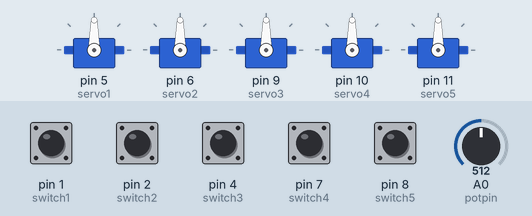
This sketch was run on a simulated Arduino Uno, built with avr-gcc and run on an emulated ATmega328P. Parts: 5 × servo. The inputs (shaded band) are chosen by the test bench; at power-on: pin 1 (switch1), pin 2 (switch2), pin 4 (switch3), pin 7 (switch4), pin 8 (switch5) LOW, A0 (potpin) = 512.

Above: at 1.2 s.
1.3 s: pin 1 (switch1) pulled HIGH for 0.15 s
At 2.2 s:
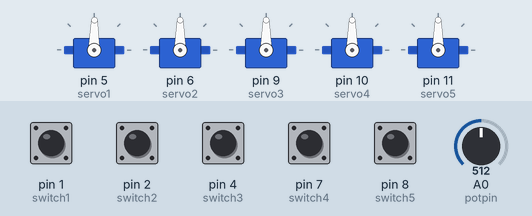
2.9 s: pin 2 (switch2) pulled HIGH for 0.15 s
At 3.5 s:
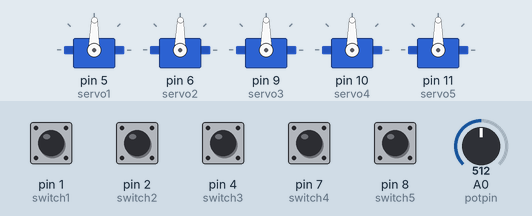
4.5 s: pin 4 (switch3) pulled HIGH for 0.15 s
At 5.7 s:
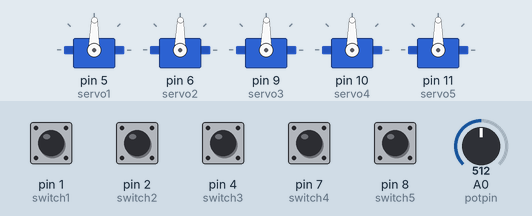
6.1 s: pin 7 (switch4) pulled HIGH for 0.15 s
At 7.1 s:
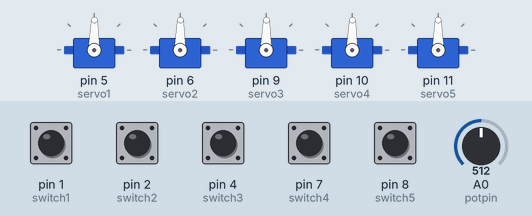
7.7 s: pin 8 (switch5) pulled HIGH for 0.15 s
At 8.3 s:
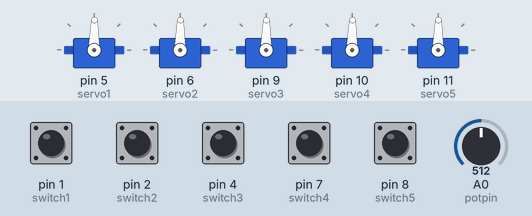
Timing chart, 0 to 10.3 s (numbered marks = the images above; inputs shaded):
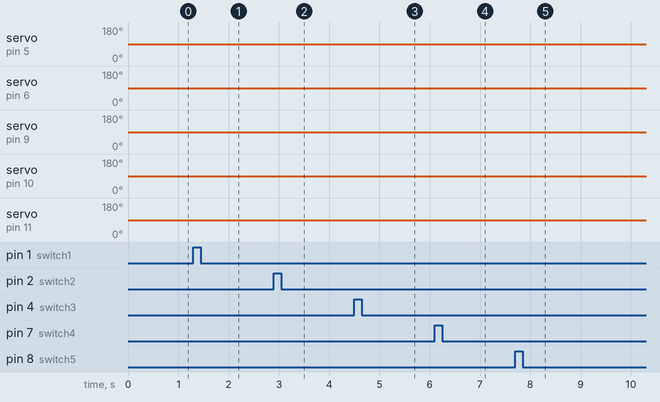

The sketch:

robotic_arm.ino.ino
```cpp
#include <Servo.h>

Servo servo1;
Servo servo2;
Servo servo3;
Servo servo4;
Servo servo5;

int potpin = 0;
int switch1 = 1;
int switch2 = 2;
int switch3 = 4;
int switch4 = 7;
int switch5 = 8;
int valp;
int val1 = 0;
int val2 = 0;
int val3 = 0;
int val4 = 0;
int val5 = 0;

void setup()
{
 servo1.attach(5);
 servo2.attach(6);
 servo3.attach(9);
 servo4.attach(10);
 servo5.attach(11);
}

void loop()
{
 val1 = digitalRead(switch1);
 if (val1 == HIGH){
   valp = analogRead(potpin);            // reads the value of the potentiometer (value between 0 and 1023)
   valp = map(valp, 0, 1023, 0, 179);     // scale it to use it with the servo (value between 0 and 180)
   servo1.write(valp);                  // sets the servo position according to the scaled value
   delay(15);
 }
 val2 = digitalRead(switch2);
 if (val2 == HIGH){
   valp = analogRead(potpin);            // reads the value of the potentiometer (value between 0 and 1023)
   valp = map(valp, 0, 1023, 0, 179);     // scale it to use it with the servo (value between 0 and 180)
   servo2.write(valp);                  // sets the servo position according to the scaled value
   delay(15);
 }
 val3 = digitalRead(switch3);
 if (val3 == HIGH){
   valp = analogRead(potpin);            // reads the value of the potentiometer (value between 0 and 1023)
   valp = map(valp, 0, 1023, 0, 179);     // scale it to use it with the servo (value between 0 and 180)
   servo3.write(valp);                  // sets the servo position according to the scaled value
   delay(15);
 }
 val4 = digitalRead(switch4);
 if (val4 == HIGH){
   valp = analogRead(potpin);            // reads the value of the potentiometer (value between 0 and 1023)
   valp = map(valp, 0, 1023, 0, 179);     // scale it to use it with the servo (value between 0 and 180)
   servo4.write(valp);                  // sets the servo position according to the scaled value
   delay(15);
 }
 val5 = digitalRead(switch5);
 if (val5 == HIGH){
   valp = analogRead(potpin);            // reads the value of the potentiometer (value between 0 and 1023)
   valp = map(valp, 0, 1023, 0, 179);     // scale it to use it with the servo (value between 0 and 180)
   servo5.write(valp);                  // sets the servo position according to the scaled value
   delay(15);
 }
}
```

Measured:
- after the input at 1.3 s, servo on pin 5 (servo1): 90° → 89° at once
- after the input at 2.9 s, servo on pin 6 (servo2): 90° → 89° at once
- after the input at 4.5 s, servo on pin 9 (servo3): 90° → 89° at once
- after the input at 6.1 s, servo on pin 10 (servo4): 90° → 89° at once
- after the input at 7.7 s, servo on pin 11 (servo5): 90° → 89° at once
